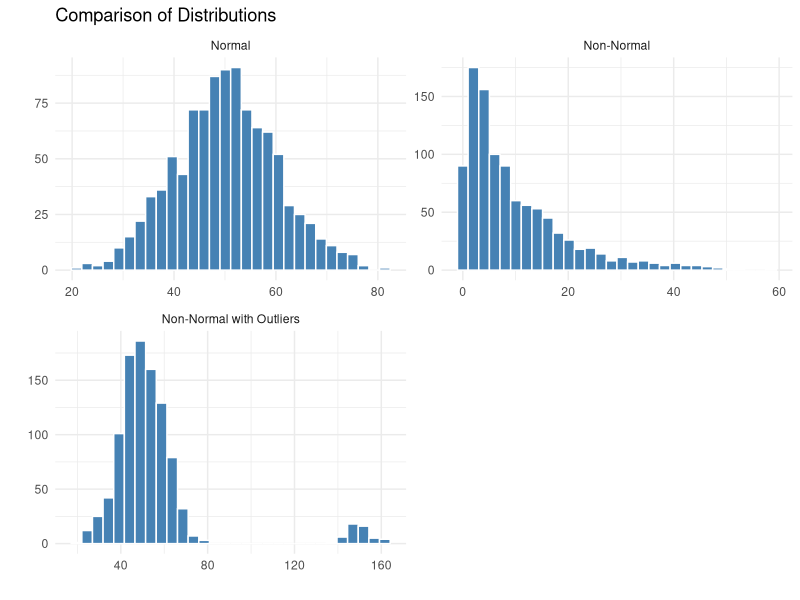

The R script that drew this image: (Note: this script raises an error after producing the figure.)
## ---- chunk 1
# Load libraries
library(ggplot2)

# 1. Normally distributed data
set.seed(123)
normal_data <- rnorm(1000, mean = 50, sd = 10)

# 2. Non-normally distributed data (Exponential)
non_normal_data <- rexp(1000, rate = 0.1)

# 3. Non-normal with outliers (Start with normal, add extreme values)
outlier_data <- c(rnorm(950, mean = 50, sd = 10), rnorm(50, mean = 150, sd = 5))

# Create data frames for plotting
df1 <- data.frame(value = normal_data, type = "Normal")
df2 <- data.frame(value = non_normal_data, type = "Non-Normal")
df3 <- data.frame(value = outlier_data, type = "Non-Normal with Outliers")

# Combine all
all_data <- rbind(df1, df2, df3)
all_data$type <- factor(all_data$type,
                        levels = c("Normal", 
                                   "Non-Normal", 
                                   "Non-Normal with Outliers"))


# Plot histograms using facets
ggplot(all_data, aes(x = value)) +
  geom_histogram(bins = 30, fill = "steelblue", color = "white") +
  facet_wrap(~type, 
             scales = "free",
             nrow = 2) +
  theme_minimal() +
  labs(title = "Comparison of Distributions",
       x = "",
       y = "")


## ---- chunk 2

shapiro.test(all_data$value)

## ---- chunk 3

library(car)

leveneTest(value ~ type, all_data)

## ---- chunk 4

model <- lm(y ~ x + z, data)

library(car)

vif(model)
